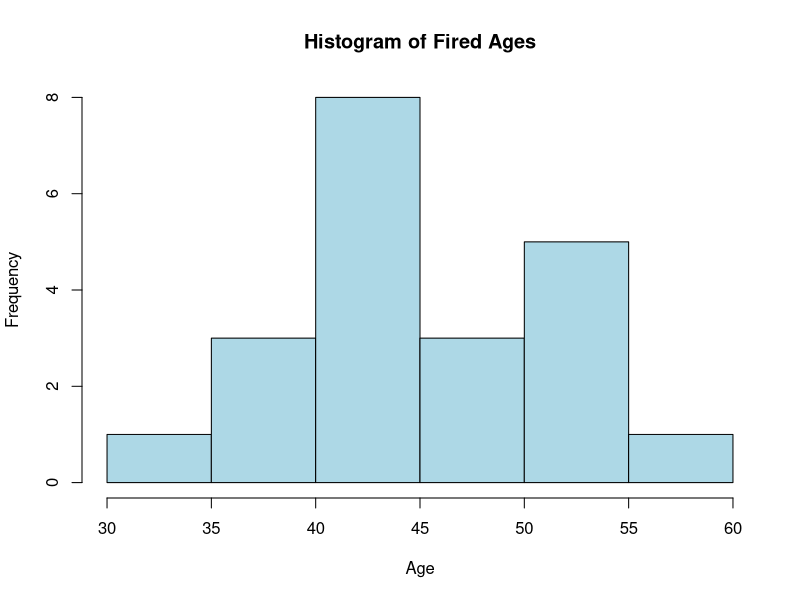
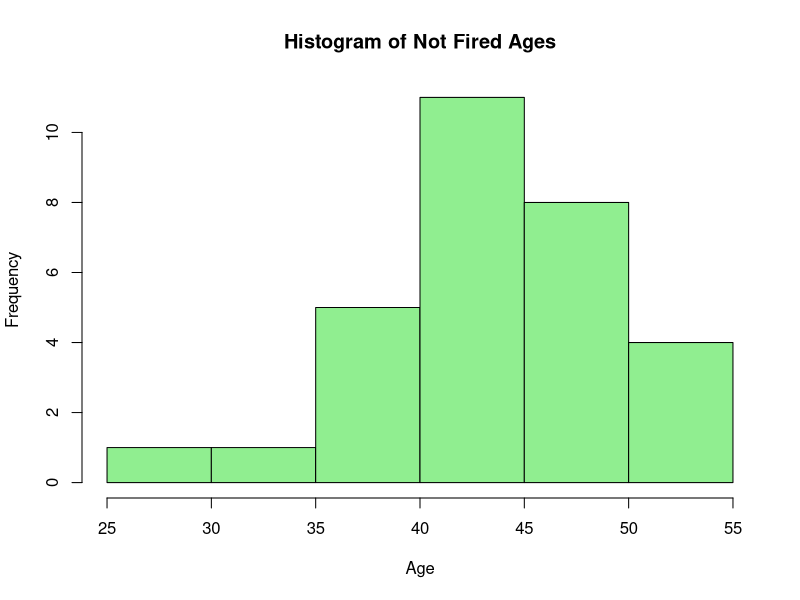
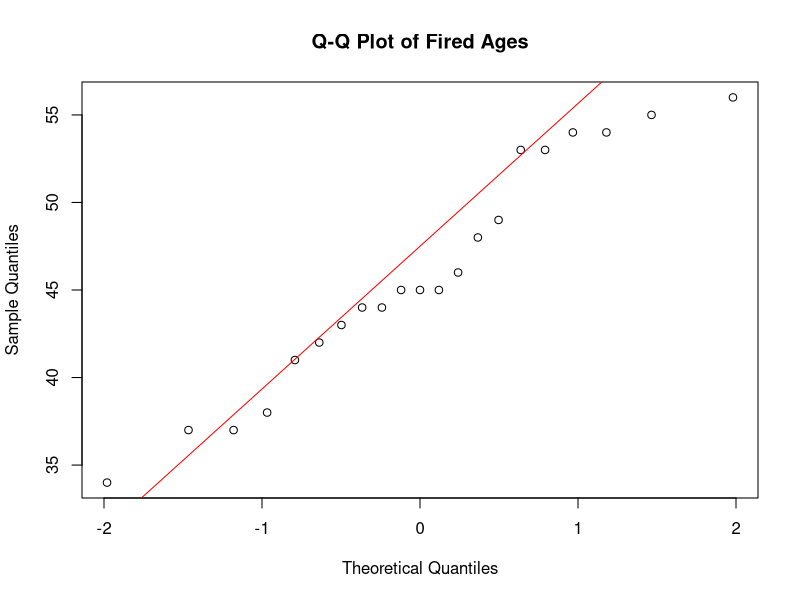
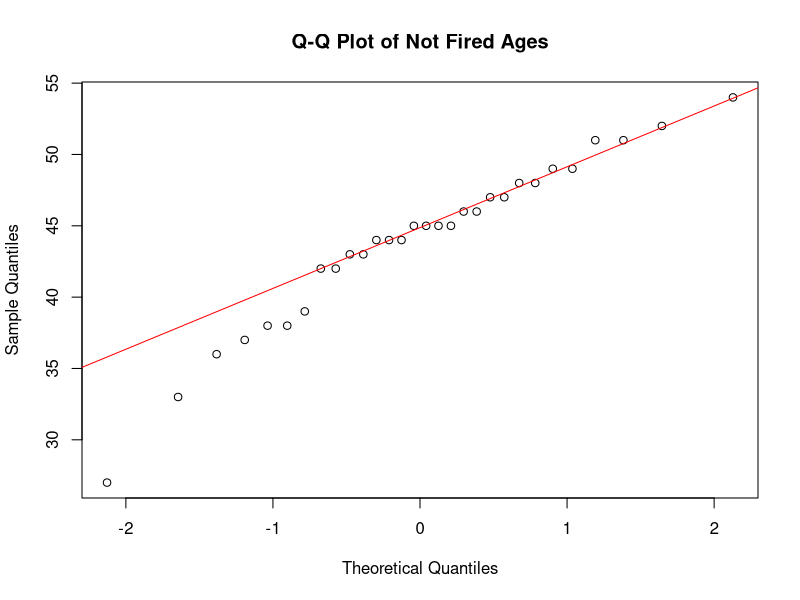
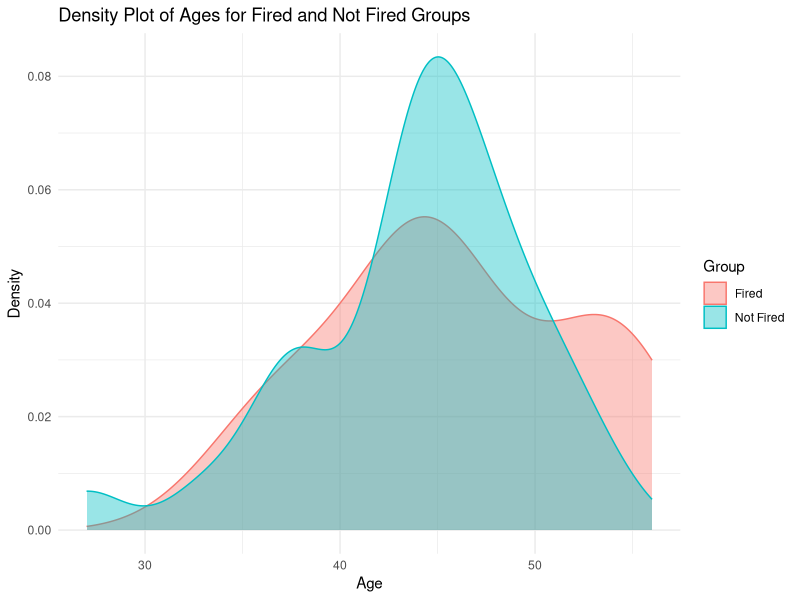
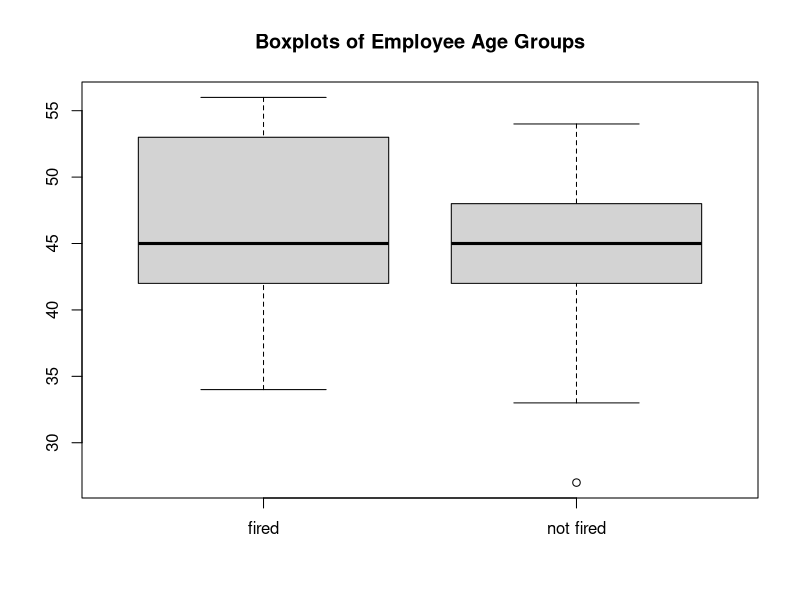

Write the R code that produced these figures, in order.
# Fired group ages
fired <- c(34, 37, 37, 38, 41, 42, 43, 44, 44, 45, 45, 45, 46, 48, 49, 53, 53, 54, 54, 55, 56)

# Not fired group ages
not_fired <- c(27, 33, 36, 37, 38, 38, 39, 42, 42, 43, 43, 44, 44, 44, 45, 45, 45, 45, 46, 46, 47, 47, 48, 48, 49, 49, 51, 51, 52, 54)

# Histogram for "fired" group
hist(fired, main="Histogram of Fired Ages", xlab="Age", col="lightblue")

# Histogram for "not fired" group
hist(not_fired, main="Histogram of Not Fired Ages", xlab="Age", col="lightgreen")

# Q-Q plot for "fired" group
qqnorm(fired, main="Q-Q Plot of Fired Ages")
qqline(fired, col="red")

# Q-Q plot for "not fired" group
qqnorm(not_fired, main="Q-Q Plot of Not Fired Ages")
qqline(not_fired, col="red")

# Combine the data
fired <- c(34, 37, 37, 38, 41, 42, 43, 44, 44, 45, 45, 45, 46, 48, 49, 53, 53, 54, 54, 55, 56)
not_fired <- c(27, 33, 36, 37, 38, 38, 39, 42, 42, 43, 43, 44, 44, 44, 45, 45, 45, 45, 46, 46, 47, 47, 48, 48, 49, 49, 51, 51, 52, 54)

# Create a data frame
data <- data.frame(
  Age = c(fired, not_fired),
  Group = c(rep("Fired", length(fired)), rep("Not Fired", length(not_fired)))
)

# Load ggplot2 for visualization
library(ggplot2)

# Create the density plot
ggplot(data, aes(x = Age, color = Group, fill = Group)) +
  geom_density(alpha = 0.4) +
  ggtitle("Density Plot of Ages for Fired and Not Fired Groups") +
  labs(x = "Age", y = "Density") +
  theme_minimal()

boxplot(fired, not_fired, names = c("fired", "not fired"), main="Boxplots of Employee Age Groups")
